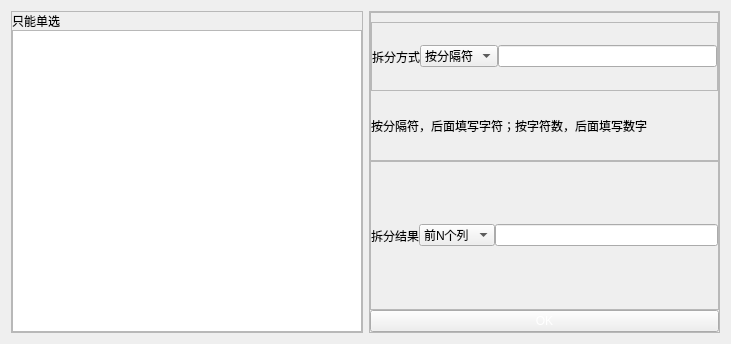
<?xml version="1.0" encoding="UTF-8"?>
<ui version="4.0">
    <class>Form</class>
    <widget class="QWidget" name="Form">
        <property name="geometry">
            <rect>
                <x>0</x>
                <y>0</y>
                <width>731</width>
                <height>344</height>
            </rect>
        </property>
        <property name="windowTitle">
            <string>拆分列</string>
        </property>
        <layout class="QHBoxLayout" name="horizontalLayout_3">
            <item>
                <widget class="QFrame" name="frame">
                    <property name="frameShape">
                        <enum>QFrame::StyledPanel</enum>
                    </property>
                    <property name="frameShadow">
                        <enum>QFrame::Raised</enum>
                    </property>
                    <layout class="QVBoxLayout" name="verticalLayout" stretch="0,0">
                        <property name="spacing">
                            <number>0</number>
                        </property>
                        <property name="leftMargin">
                            <number>0</number>
                        </property>
                        <property name="topMargin">
                            <number>0</number>
                        </property>
                        <property name="rightMargin">
                            <number>0</number>
                        </property>
                        <property name="bottomMargin">
                            <number>0</number>
                        </property>
                        <item>
                            <widget class="QLabel" name="label">
                                <property name="text">
                                    <string>只能单选</string>
                                </property>
                            </widget>
                        </item>
                        <item>
                            <widget class="QListWidget" name="listWidget"/>
                        </item>
                    </layout>
                </widget>
            </item>
            <item>
                <widget class="QFrame" name="frame_2">
                    <property name="frameShape">
                        <enum>QFrame::StyledPanel</enum>
                    </property>
                    <property name="frameShadow">
                        <enum>QFrame::Raised</enum>
                    </property>
                    <layout class="QVBoxLayout" name="verticalLayout_3">
                        <property name="spacing">
                            <number>0</number>
                        </property>
                        <property name="leftMargin">
                            <number>0</number>
                        </property>
                        <property name="topMargin">
                            <number>0</number>
                        </property>
                        <property name="rightMargin">
                            <number>0</number>
                        </property>
                        <property name="bottomMargin">
                            <number>0</number>
                        </property>
                        <item>
                            <widget class="QFrame" name="frame_5">
                                <property name="frameShape">
                                    <enum>QFrame::StyledPanel</enum>
                                </property>
                                <property name="frameShadow">
                                    <enum>QFrame::Raised</enum>
                                </property>
                                <layout class="QVBoxLayout" name="verticalLayout_2">
                                    <property name="spacing">
                                        <number>0</number>
                                    </property>
                                    <property name="leftMargin">
                                        <number>0</number>
                                    </property>
                                    <property name="rightMargin">
                                        <number>0</number>
                                    </property>
                                    <property name="bottomMargin">
                                        <number>0</number>
                                    </property>
                                    <item>
                                        <widget class="QFrame" name="frame_3">
                                            <property name="frameShape">
                                                <enum>QFrame::StyledPanel</enum>
                                            </property>
                                            <property name="frameShadow">
                                                <enum>QFrame::Raised</enum>
                                            </property>
                                            <layout class="QHBoxLayout" name="horizontalLayout">
                                                <property name="spacing">
                                                    <number>0</number>
                                                </property>
                                                <property name="leftMargin">
                                                    <number>0</number>
                                                </property>
                                                <property name="topMargin">
                                                    <number>0</number>
                                                </property>
                                                <property name="rightMargin">
                                                    <number>0</number>
                                                </property>
                                                <property name="bottomMargin">
                                                    <number>0</number>
                                                </property>
                                                <item>
                                                    <widget class="QLabel" name="label_2">
                                                        <property name="text">
                                                            <string>拆分方式</string>
                                                        </property>
                                                    </widget>
                                                </item>
                                                <item>
                                                    <widget class="QComboBox" name="cb1">
                                                        <item>
                                                            <property name="text">
                                                                <string>按分隔符</string>
                                                            </property>
                                                        </item>
                                                        <item>
                                                            <property name="text">
                                                                <string>按字符数</string>
                                                            </property>
                                                        </item>
                                                    </widget>
                                                </item>
                                                <item>
                                                    <widget class="QLineEdit" name="le1"/>
                                                </item>
                                            </layout>
                                        </widget>
                                    </item>
                                    <item>
                                        <widget class="QLabel" name="label_4">
                                            <property name="text">
                                                <string>按分隔符，后面填写字符；按字符数，后面填写数字</string>
                                            </property>
                                        </widget>
                                    </item>
                                </layout>
                            </widget>
                        </item>
                        <item>
                            <widget class="QFrame" name="frame_4">
                                <property name="frameShape">
                                    <enum>QFrame::StyledPanel</enum>
                                </property>
                                <property name="frameShadow">
                                    <enum>QFrame::Raised</enum>
                                </property>
                                <layout class="QHBoxLayout" name="horizontalLayout_2">
                                    <property name="spacing">
                                        <number>0</number>
                                    </property>
                                    <property name="leftMargin">
                                        <number>0</number>
                                    </property>
                                    <property name="topMargin">
                                        <number>0</number>
                                    </property>
                                    <property name="rightMargin">
                                        <number>0</number>
                                    </property>
                                    <property name="bottomMargin">
                                        <number>0</number>
                                    </property>
                                    <item>
                                        <widget class="QLabel" name="label_3">
                                            <property name="text">
                                                <string>拆分结果</string>
                                            </property>
                                        </widget>
                                    </item>
                                    <item>
                                        <widget class="QComboBox" name="cb2">
                                            <item>
                                                <property name="text">
                                                    <string>前N个列</string>
                                                </property>
                                            </item>
                                            <item>
                                                <property name="text">
                                                    <string>第N列</string>
                                                </property>
                                            </item>
                                        </widget>
                                    </item>
                                    <item>
                                        <widget class="QLineEdit" name="le2"/>
                                    </item>
                                </layout>
                            </widget>
                        </item>
                        <item>
                            <widget class="QPushButton" name="pushButton">
                                <property name="styleSheet">
                                    <string notr="true">color: rgb(255, 255, 255); background-color: rgb(28, 177,
                                        245);
                                    </string>
                                </property>
                                <property name="text">
                                    <string>OK</string>
                                </property>
                            </widget>
                        </item>
                    </layout>
                </widget>
            </item>
        </layout>
    </widget>
    <resources/>
    <connections/>
</ui>
